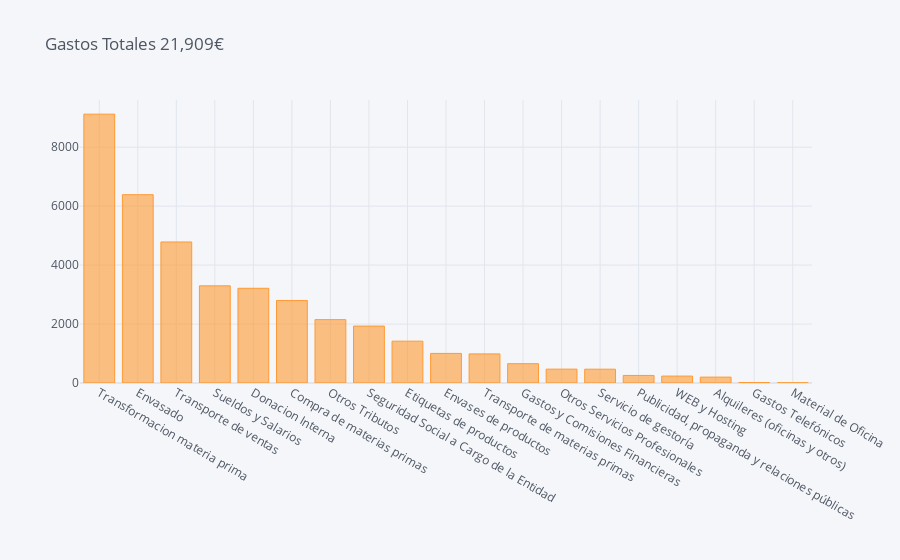

The notebook cell this image was saved under:
### Code cell
expense[expense['intervencion']=='Espagne General 2020'
       ].sort_values('cantidad',ascending=False
                    ).iplot(kind='bar',x='categoria',y='cantidad',title='Gastos Totales 21,909€'
                           )

### Figure 1 — Plotly figure (JSON) as saved in the notebook; plotly's stock layout.template omitted (floating-point values rounded to 4 significant figures)
{"data": [{"marker": {"color": "rgba(255, 153, 51, 0.6)", "line": {"color": "rgba(255, 153, 51, 1.0)", "width": 1}}, "name": "cantidad", "orientation": "v", "text": "", "type": "bar", "x": ["Transformacion materia prima", "Envasado", "Transporte de ventas", "Sueldos y Salarios", "Donacion Interna", "Compra de materias primas", "Otros Tributos", "Seguridad Social a Cargo de la Entidad", "Etiquetas de productos", "Envases de productos", "Transporte de materias primas", "Gastos y Comisiones Financieras", "Otros Servicios Profesionales", "Servicio de gestoría", "Publicidad, propaganda y relaciones públicas", "WEB y Hosting", "Alquileres (oficinas y otros)", "Gastos Telefónicos", "Material de Oficina"], "y": [9120.0, 6387.0, 4784.0, 3296.0, 3213.0, 2800.0, 2149.0, 1931.0, 1419.0, 1003.0, 986.9, 655.1, 470.4, 467.9, 256.3, 234.8, 199.7, 15.24, 7.74]}], "layout": {"legend": {"bgcolor": "#F5F6F9", "font": {"color": "#4D5663"}}, "paper_bgcolor": "#F5F6F9", "plot_bgcolor": "#F5F6F9", "title": {"font": {"color": "#4D5663"}, "text": "Gastos Totales 21,909€"}, "xaxis": {"gridcolor": "#E1E5ED", "showgrid": true, "tickfont": {"color": "#4D5663"}, "title": {"font": {"color": "#4D5663"}, "text": ""}, "zerolinecolor": "#E1E5ED"}, "yaxis": {"gridcolor": "#E1E5ED", "showgrid": true, "tickfont": {"color": "#4D5663"}, "title": {"font": {"color": "#4D5663"}, "text": ""}, "zerolinecolor": "#E1E5ED"}}}
